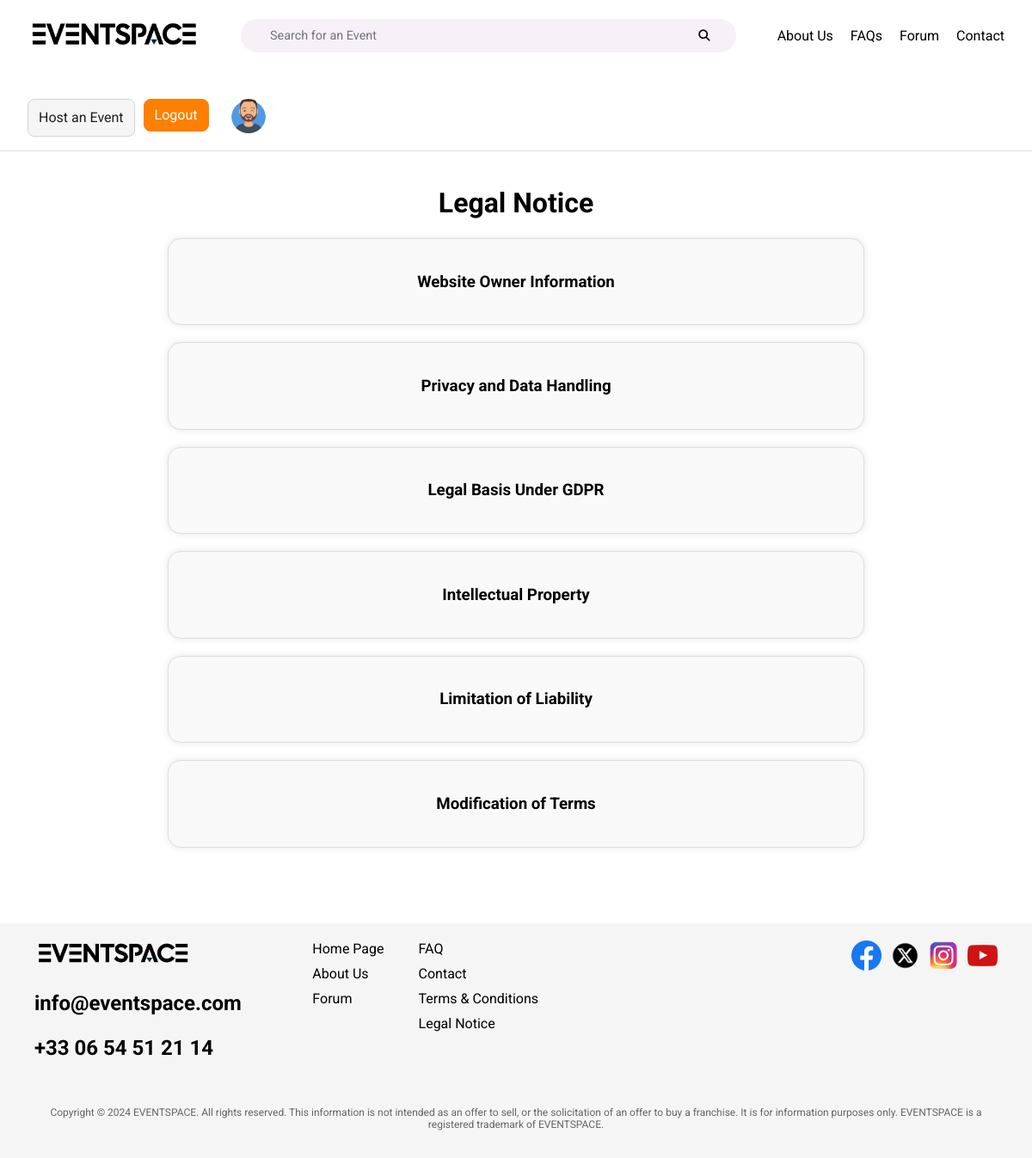
The app's page /server/pages/legal_notice.php (signed in) with its own data.
### tables this page shows
CREATE TABLE `user` (
  `id` int(11) NOT NULL,
  `firstName` varchar(50) NOT NULL,
  `lastName` varchar(50) NOT NULL,
  `email` varchar(100) NOT NULL,
  `password` varchar(255) NOT NULL,
  `dateOfBirth` date DEFAULT NULL,
  `profilePicture` varchar(255) DEFAULT '../assets/users/generic-user.png',
  `accessRight` enum('admin','user') NOT NULL DEFAULT 'user'
);

CREATE TABLE `legal_notice` (
  `id` int(11) NOT NULL,
  `title` varchar(255) NOT NULL,
  `content` text NOT NULL,
  `created_at` timestamp NOT NULL DEFAULT CURRENT_TIMESTAMP
);

### server/pages/legal_notice.php (the view, shortened to what this page needs)
<?php
include '../db_connection.php';
$sql = "SELECT title, content FROM legal_notice order by id asc";
$stmt_legal = $conn->prepare($sql);
$stmt_legal->execute();
$result = $stmt_legal->get_result();
while ($row = $result->fetch_assoc()) {
    $legal_notices[] = $row;
}
?>
<?php include_once '../components/header.php'; ?>
<main>
<div class="legal-container">
    <h1 class="text-center">Legal Notice</h1>
    <section class="legal-notice">
        <?php foreach ($legal_notices as $notice): ?>
            <div class="notice">
                <h3><?php echo htmlspecialchars($notice['title']); ?></h3>
            </div>
        <?php endforeach; ?>
    </section>
</div>
</main>
<?php include_once '../components/footer.php'; ?>

### server/components/navbar.php (shortened to what this page needs)
<?php
include '../db_connection.php';
$profilePicture = 'default-profile.png';
if (isset($_SESSION['user_id'])) {
    $userId = $_SESSION['user_id'];
    $query = "SELECT profilePicture FROM user WHERE id = ?";
    $stmt = $conn->prepare($query);
    $stmt->bind_param("i", $userId);
    $stmt->execute();
    $result = $stmt->get_result();
    if ($result->num_rows > 0) {
        $user = $result->fetch_assoc();
        $profilePicture = htmlspecialchars($user['profilePicture']);
    }
}
?>
<!DOCTYPE html>
<html lang="en">
<head>
</head>
<body>
    <nav class="navbar">
        <a href="home.php" class="navbar-logo">
            <img src="../assets/logo-black.png" alt="Logo">
        </a>
        <form class="navbar-search" action="search.php" method="GET">
            <input type="text" name="search" placeholder="Search for an Event">
            <button type="submit" class="search-button">
                <i class="fa-solid fa-magnifying-glass"></i>
            </button>
        </form>
        <ul class="navbar-links">
            <li><a href="about.php">About Us</a></li>
            <li><a href="faq.php">FAQs</a></li>
            <li><a href="forum.php">Forum</a></li>
            <li><a href="contact.php">Contact</a></li>
        </ul>
        <div class="navbar-buttons">
            <button class="btn" onclick="window.location.href='host.php'">Host an Event</button>
            <?php if (isset($_SESSION['user_id'])): ?>
                <form action="logout.php" method="POST" style="display:inline;">
                    <button type="submit" class="btn btn-primary">Logout</button>
                </form>
            <?php else: ?>
                <button class="btn btn-primary" onclick="window.location.href='login.php'">Login</button>
            <?php endif; ?>
            <?php if (isset($_SESSION['user_id'])): ?>
                <a href="user-profile.php">
                    <img src="<?php echo "../assets/users/" .  $profilePicture; ?>" alt="Profile" class="nav-profile">
                </a>
            <?php endif; ?>
        </div>
    </nav>
</body>
</html>

### server/styles/common.css (style rules this page uses)
body { margin: 0; padding: 0; }
:root { --primary-color: #ff7f00; --primary-color-hover: #e67300; --primary-color-active: #cc6600; --border-color: #d3d3d3; --border-color-hover: #c6c6c6; --border-color-active: #8a8a8a; }
* { font-family: "Roboto", sans-serif; }
.btn { display: inline-block; font-weight: 400; color: #1e1e1e; background-color: #f5f5f5; border: 1px solid var(--border-color); padding: 0.375rem 0.75rem; font-size: 1rem; line-height: 1.5; border-radius: 0.5rem; text-align: center; text-decoration: none; text-wrap: none; white-space: nowrap; cursor: pointer; transition: color 0.15s ease-in-out, background-color 0.15s ease-in-out, border-color 0.15s ease-in-out, box-shadow 0.15s ease-in-out; }
.btn-primary { color: #fff; background-color: var(--primary-color); border-color: var(--primary-color); }
.nav-profile { width: 40px; height: 40px; border-radius: 50%; object-fit: cover; margin-left: 1em; }

### server/styles/legal-notice.css (style rules this page uses)
.legal-container { text-align: center; width: 80%; margin: 0 auto; padding: 20px; background-color: #fff; border-radius: 8px; }
.notice { margin-bottom: 20px; padding: 20px; background-color: #f9f9f9; border: 1px solid #ddd; border-radius: 15px; box-shadow: 0 0 10px rgba(0, 0, 0, 0.1); display: inline-block; width: 80%; transition: background-color 0.3s; }
.notice::after { font-size: 22px; position: absolute; right: 20px; top: 20px; color: #666; transition: transform 0.3s, color 0.3s; }

### server/styles/navbar.css (style rules this page uses)
.navbar { position: sticky; top: 0; z-index: 1000; display: flex; flex-wrap: wrap; align-items: center; justify-content: space-between; padding: 1em 2em; background-color: white; border-bottom: 1px solid #ddd; gap: 3em; }
.navbar-logo img { width: 200px; height: auto; }
.navbar-search { display: flex; align-items: center; background-color: #f5f1f7; border-radius: 20px; padding: 0.35em 1.5em; flex-grow: 1; }
.navbar-search input { flex-grow: 1; border: none; background: transparent; outline: none; padding: 5px 10px; font-size: 0.9rem; }
.navbar-search .search-button { background: transparent; border: none; cursor: pointer; }
.navbar-links { list-style: none; display: flex; gap: 20px; white-space: nowrap; padding-left: 0; }
.navbar-links li a { text-decoration: none; color: black; font-size: 1rem; }
.navbar-buttons { display: flex; gap: 10px; }

### records on screen
user: profilePicture (picture)
legal_notice: title "Website Owner Information"
legal_notice: title "Privacy and Data Handling"
legal_notice: title "Legal Basis Under GDPR"
legal_notice: title "Intellectual Property"
legal_notice: title "Limitation of Liability"
legal_notice: title "Modification of Terms"
